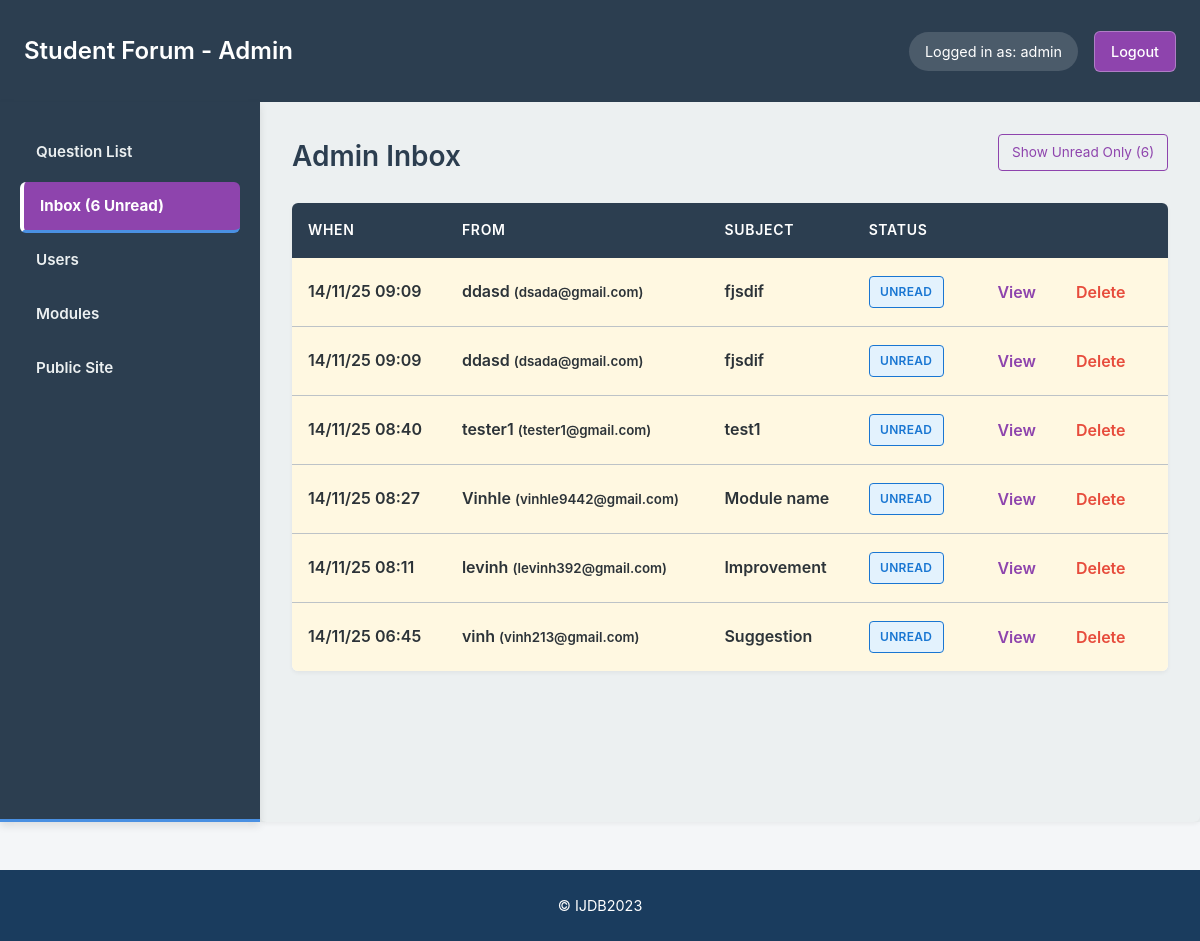
Before: /admin/messages.php (signed in) with the older database file.
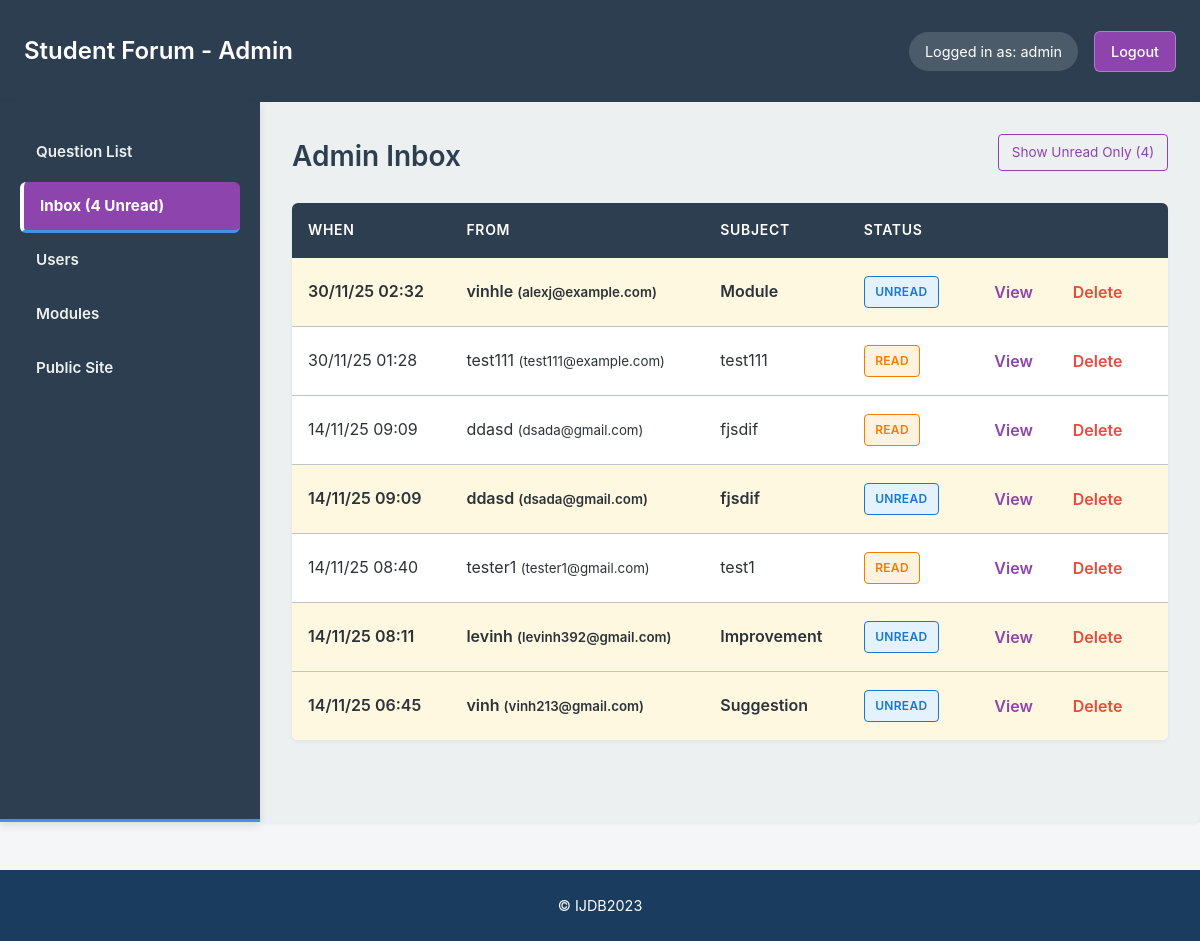
After: the same page with the newer database file.
### tables this page shows
CREATE TABLE `message` (
  `message_id` int(11) NOT NULL,
  `user_id` int(11) DEFAULT NULL,
  `subject` varchar(255) NOT NULL,
  `content` text NOT NULL,
  `status` varchar(50) NOT NULL DEFAULT 'new',
  `created_at` timestamp NOT NULL DEFAULT current_timestamp(),
  `sender_name` varchar(100) DEFAULT NULL,
  `sender_email` varchar(255) DEFAULT NULL
);

CREATE TABLE `user_account` (
  `user_id` int(11) NOT NULL,
  `username` varchar(100) NOT NULL,
  `email` varchar(255) NOT NULL,
  `password` varchar(255) NOT NULL,
  `status` varchar(50) NOT NULL DEFAULT 'active',
  `created_at` timestamp NOT NULL DEFAULT current_timestamp()
);

### admin/messages.php (called while the page is built, shortened)
<?php
include INCLUDES_PATH . 'DatabaseConnection.php';
include FUNCTIONS_PATH . 'DatabaseFunctions.php';
include FUNCTIONS_PATH . 'MessageDbFunctions.php';
$showUnreadOnly = isset($_GET['unread']) && $_GET['unread'] === '1';
$messages = getMessageList($pdo, $showUnreadOnly ? 'new' : null);
$totalUnreadCount = getUnreadMessageCount($pdo);
$activePage = 'messages';
include ADMIN_TEMPLATES . 'messages.html.php';
$output = ob_get_clean();
include ADMIN_TEMPLATES . 'layout.html.php';

### includes/functions/MessageDbFunctions.php (called while the page is built, shortened)
<?php
function getMessageList($pdo, $status = null) {
    $sql = "SELECT m.*, u.username AS username, u.email AS email
            FROM message m
            LEFT JOIN user_account u ON m.user_id = u.user_id";
    $params = [];
    $sql .= ' ORDER BY m.created_at DESC';
    $query = query($pdo, $sql, $params);
    return $query->fetchAll();
}
function getUnreadMessageCount($pdo) {
    $sql = "SELECT COUNT(*) FROM message WHERE status = 'new'";
    $query = query($pdo, $sql, []);
    $row = $query->fetch();
    return (int)$row[0];
}

### includes/functions/DatabaseFunctions.php (called while the page is built, shortened)
<?php
function query($pdo, $sql, $parameters = []) {
    $query = $pdo->prepare($sql);
    $query->execute($parameters);
    return $query;
}

### templates/admin/messages.html.php (the view, shortened to what this page needs)
<div class="admin-list">
    <div class="admin-list-header">
        <h2>Admin Inbox</h2>
        <?php $showUnreadOnly = isset($_GET['unread']) && $_GET['unread'] === '1'; ?>
        <?php if ($totalUnreadCount > 0 || $showUnreadOnly): ?>
        <div class="filter-toggle">
            <?php if ($showUnreadOnly): ?>
                <a href="messages.php" class="btn-filter">Show All</a>
            <?php else: ?>
                <a href="messages.php?unread=1" class="btn-filter">Show Unread Only (<?= $totalUnreadCount ?>)</a>
            <?php endif; ?>
        </div>
        <?php endif; ?>
    </div>
    <?php if (empty($messages)): ?>
        <div class="empty-state-box">
            <?php if ($showUnreadOnly): ?>
                <p>No unread messages. <a href="messages.php">Show all messages</a></p>
            <?php else: ?>
                <p>No messages in inbox. Messages from users will appear here.</p>
            <?php endif; ?>
        </div>
    <?php else: ?>
    <table>
        <thead>
            <tr><th>When</th><th>From</th><th>Subject</th><th>Status</th><th></th></tr>
        </thead>
        <tbody>
            <?php foreach ($messages as $message): ?>
                <tr class="<?= $message['status'] === 'new' ? 'row-unread' : '' ?>">
                    <td><?=htmlspecialchars(date('d/m/y H:i', strtotime($message['created_at'])), ENT_QUOTES, 'UTF-8')?></td>
                    <td>
                        <?php
                            if (!empty($message['user_id'])) {
                                $from = trim((string)($message['username'] ?? ''));
                                $em = trim((string)($message['email'] ?? ''));
                            } else {
                                $from = trim((string)($message['sender_name'] ?? ''));
                                $em = trim((string)($message['sender_email'] ?? ''));
                            }
                        ?>
                        <?=htmlspecialchars($from, ENT_QUOTES, 'UTF-8')?><?php if ($em): ?> <small>(<?=htmlspecialchars($em, ENT_QUOTES, 'UTF-8')?>)</small><?php endif; ?>
                    </td>
                    <td><?=htmlspecialchars($message['subject'], ENT_QUOTES, 'UTF-8')?></td>
                    <td>
                        <?php if ($message['status'] === 'new'): ?>
                            <span class="status-badge status-new">Unread</span>
                        <?php else: ?>
                            <span class="status-badge status-read">Read</span>
                        <?php endif; ?>
                    </td>
                    <td class="actions">
                        <a href="messagedetail.php?id=<?= $message['message_id'] ?>" class="btn-link">View</a>
                        <form action="deletemessage.php" method="post" class="confirm-delete">
                            <input type="submit" value="Delete">
                        </form>
                    </td>
                </tr>
            <?php endforeach; ?>
        </tbody>
    </table>
    <?php endif; ?>
</div>

### templates/admin/layout.html.php (shortened to what this page needs)
<!DOCTYPE html>
<html lang="en">
    <head>
    <link href="<?= BASE_URL ?>/templates/css/questions.css" rel="stylesheet">
    <link href="<?= BASE_URL ?>/templates/css/admin.css" rel="stylesheet">
    </head>
    <body>
        <header id="admin">
            <h1>Student Forum - Admin</h1>
            <div class="header-auth">
                <?php if (isset($_SESSION['user_id'])): ?>
                    <span class="user-greeting">Logged in as: <?= htmlspecialchars($_SESSION['username'] ?? 'Admin', ENT_QUOTES, 'UTF-8') ?></span>
                    <a href="<?= BASE_URL ?>/auth/logout.php" class="btn-auth">Logout</a>
                <?php endif; ?>
            </div>
        </header>
        <div class="admin-container">
            <nav>
                <?php
                $unreadCount = 0;
                if (isset($pdo)) {
                    $unreadQuery = $pdo->query("SELECT COUNT(*) FROM message WHERE status = 'new'");
                    $unreadCount = (int)$unreadQuery->fetchColumn();
                }
                ?>
                <ul>
                    <li><a href="questions.php" <?= (isset($activePage) && $activePage === 'questions') ? 'class="active"' : '' ?>>Question List</a></li>
                    <li><a href="messages.php" <?= (isset($activePage) && $activePage === 'messages') ? 'class="active"' : '' ?>>Inbox<?php if ($unreadCount > 0): ?> (<?= $unreadCount ?> Unread)<?php endif; ?></a></li>
                    <li><a href="users.php" <?= (isset($activePage) && $activePage === 'users') ? 'class="active"' : '' ?>>Users</a></li>
                    <li><a href="modules.php" <?= (isset($activePage) && $activePage === 'modules') ? 'class="active"' : '' ?>>Modules</a></li>
                    <li><a href="../index.php">Public Site</a></li>
                </ul>
            </nav>
            <main>
                <?=$output?>
            </main>
        </div>
        <footer>
            &copy; IJDB2023
        </footer>
    </body>
</html>

### templates/css/questions.css (style rules this page uses)
:root { --primary-brand: #1A3C5E; --accent-blue: #4A90E2; --page-bg: #F4F6F8; --content-bg: #FFFFFF; --text-primary: #2C3338; --text-secondary: #5A6C7D; --font-stack: -apple-system, BlinkMacSystemFont, "Segoe UI", Roboto, "Helvetica Neue", Arial, sans-serif; --line-height-base: 1.6; --shadow-subtle: 0 2px 4px rgba(0, 0, 0, 0.05); --shadow-medium: 0 4px 8px rgba(0, 0, 0, 0.1); --border-radius: 6px; --border-color: #E1E8ED; }
* { margin: 0; padding: 0; box-sizing: border-box; }
body { font-family: var(--font-stack); line-height: var(--line-height-base); background-color: var(--page-bg); color: var(--text-primary); }
header { display: block; background-color: var(--primary-brand); padding: 1rem 2rem; box-shadow: var(--shadow-medium); }
header h1 { font-weight: 600; padding: 0.5em 0; color: white !important; margin: 0; font-size: 1.75rem; text-align: center; flex: 1; }
.header-auth { display: flex; align-items: center; gap: 0.75rem; width: 180px; justify-content: flex-end; }
.user-greeting { color: rgba(255, 255, 255, 0.9); font-size: 0.9rem; }
nav { background-color: var(--primary-brand); border-bottom: 3px solid var(--accent-blue); }
nav a { color: white; text-decoration: none; font-weight: 500; transition: all 0.2s ease; }
nav a.active { color: var(--accent-blue); border-bottom: 3px solid var(--accent-blue); margin-bottom: -3px; }
nav ul { display: flex; justify-content: center; max-width: 1200px; margin: 0 auto; list-style: none; padding: 0; }
nav li { padding: 1em 2em; text-align: center; }
main { overflow: auto; min-height: 60vh; background-color: var(--content-bg); max-width: 1200px; margin: 2rem auto; padding: 2rem; border-radius: var(--border-radius); box-shadow: var(--shadow-subtle); }
footer { padding: 1.5rem; background-color: var(--primary-brand); color: white; font-size: 0.9rem; text-align: center; margin-top: 3rem; }
h1, h2, h3 { color: var(--primary-brand); font-weight: 600; margin-bottom: 0.75em; }
h2 { font-size: 1.75rem; margin-top: 1em; }
form { overflow: auto; clear: both; display: block; }
input, select, textarea { display: block; width: 100%; max-width: 400px; margin-bottom: 1em; padding: 0.6rem 0.75rem; border: 1px solid var(--border-color); border-radius: var(--border-radius); font-family: var(--font-stack); font-size: 1rem; transition: border-color 0.2s ease; }
input[type="submit"], button { display: inline-block; width: auto; padding: 0.65rem 1.5rem; background-color: var(--accent-blue); color: white; border: none; border-radius: var(--border-radius); font-weight: 600; cursor: pointer; transition: background-color 0.2s ease; }
.btn-auth { display: inline-block; padding: 0.5rem 1rem; color: white; text-decoration: none; font-size: 0.9rem; font-weight: 500; border: 1px solid rgba(255, 255, 255, 0.3); border-radius: var(--border-radius); transition: all 0.2s ease; }

Changed rows visible on the page:
removed message: created_at "14/11/25 08:27", sender_name "Vinhle", sender_email "vinhle9442@gmail.com", subject "Module name", status "UNREAD"
added message: created_at "30/11/25 02:32", user.username "vinhle", user.email "alexj@example.com", subject "Module", status "UNREAD"
added message: created_at "30/11/25 01:28", sender_name "test111", sender_email "test111@example.com", subject "test111", status "READ"
changed message (number 3 of 7 on the later page): status "UNREAD" → "READ"
changed message "tester1": status "UNREAD" → "READ"
Other visible differences:
$unreadCount: "6" → "4"
$totalUnreadCount: "6" → "4"
